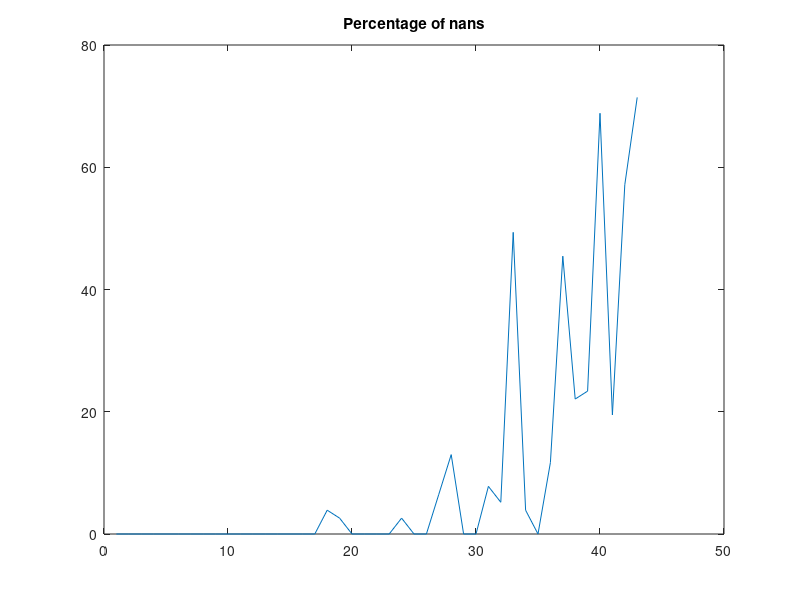

Here is the MATLAB script that generated this plot: (Note: this script raises an error after producing the figure.)
%% Load PAM50 data and PAM50 grouping

load data_PAM50_77patients
load PAM50_groups

%% Check number of missing data per column

nrows = size(M_PAM,1);
plot(sum(isnan(M_PAM),1)/nrows*100)
title('Percentage of nans')

%% Remove features with large amount of missing values
% Using 10% and 20% as threshold for maximum percentage missing per protein
% Input: M_PAM

M_PAM_10 = M_PAM(:,sum(isnan(M_PAM),1)/nrows*100<10);
M_PAM_20 = M_PAM(:,sum(isnan(M_PAM),1)/nrows*100<20); 

%% Impute missing values using k-Nearest Neighbors
% Using k=5 and k=8
% Default distance measure: Euclidean
% Input: M_PAM_10 and M_PAM_20 from previous section

M_PAM_10_KNN5 = knnimpute(M_PAM_10',5)';
M_PAM_10_KNN8 = knnimpute(M_PAM_10',8)';
M_PAM_20_KNN5 = knnimpute(M_PAM_20',5)';
M_PAM_20_KNN8 = knnimpute(M_PAM_20',8)';

%% Mean Centering
% Input: M_PAM_10_KNN5; M_PAM_10_KNN8; M_PAM_20_KNN5; M_PAM_20_KNN8 from previous section



%% Hierarchical Clustering

Y = pdist(mc_M_PAM_10_KNN8,'cosine');
Z = linkage(Y,'weighted'); 
[H, T] = dendrogram(Z,0,'Colorthreshold',0.98);
C = cluster(Z,'maxclust',4);
Table_HC = crosstab(C,PAM_groups)
adjrand(C,PAM_groups)

%% K-means Clustering

[IDX, C, SUMD, D] = kmeans(M_PAM_20_KNN8, 5, 'Distance', 'sqeuclidean', 'Replicates',20)
[IDX PAM_groups]
Table = crosstab(IDX,PAM_groups)
[AR,RI]=RandIndex(IDX,PAM_groups)

%% Fuzzy clustering 

       [center,U,obj_fcn] = fcm(data,3);
        maxU = max(U);
        % Find the data points with highest grade of membership in cluster 1
%          index1 = find(U(1,:) == maxU);
%          % Find the data points with highest grade of membership in cluster 2
%          index2 = find(U(2,:) == maxU);
%          index3 = find(U(3,:) == maxU);
%          index4 = find(U(4,:) == maxU);
         
         classify=zeros(77,1);
         for i=1:77;
             [max_value,row]=max(U(:,i));
             classify(i,1)=row;
         end
         
        [AR,RI]=RandIndex(classify,PAM_groups)


%% T-test


